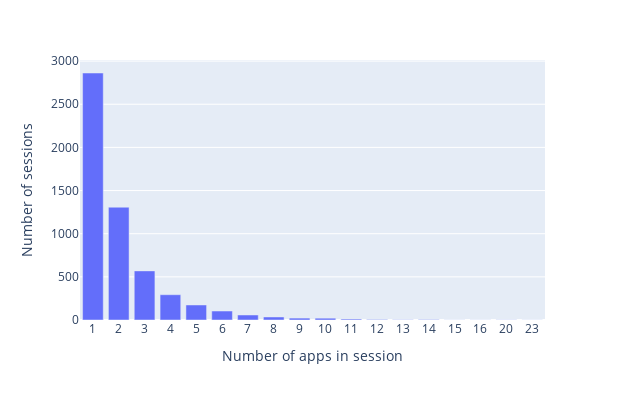

Notebook source saved alongside this figure:
### Code cell
fig = px.bar(x=session_lengths_20s.index.values, y = session_lengths_20s.values,width=625,height=400)
fig.update_layout(
    xaxis_title="Number of apps in session",
    yaxis_title="Number of sessions")
fig.update_xaxes(type='category')

### Figure 1 — Plotly figure (JSON) as saved in the notebook; plotly's stock layout.template omitted (floating-point values rounded to 4 significant figures)
{"data": [{"alignmentgroup": "True", "hovertemplate": "x=%{x}<br>y=%{y}<extra></extra>", "legendgroup": "", "marker": {"color": "#636efa", "pattern": {"shape": ""}}, "name": "", "offsetgroup": "", "orientation": "v", "showlegend": false, "textposition": "auto", "type": "bar", "x": [1, 2, 3, 4, 5, 6, 7, 8, 9, 10, 11, 12, 13, 14, 15, 16, 20, 23], "xaxis": "x", "y": [2862, 1307, 569, 293, 174, 104, 58, 35, 22, 21, 11, 6, 3, 5, 1, 1, 2, 1], "yaxis": "y"}], "layout": {"barmode": "relative", "height": 400, "legend": {"tracegroupgap": 0}, "margin": {"t": 60}, "width": 625, "xaxis": {"anchor": "y", "domain": [0, 1], "title": {"text": "Number of apps in session"}, "type": "category"}, "yaxis": {"anchor": "x", "domain": [0, 1], "title": {"text": "Number of sessions"}}}}
